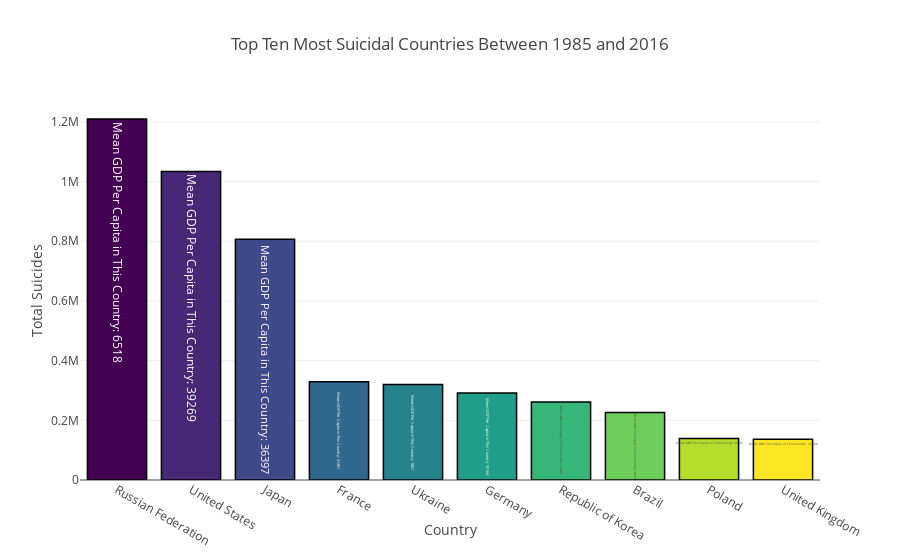

Source (notebook cell):
### Markdown cell above
<a id="4"></a> <br>
**4. Most Suicidal Countries and Their GDP Per Capitas**

Next plots are about most suicidal countries in this dataset. In first plot we will see total suicides between 1985 and 2016, at the second we will look into 8 years period.

### Code cell
most_suicides_country = masterdata[["country", "suicides_no"]]
countries = []
suicides= []
for i in most_suicides_country.country.unique():
    suicides.append(sum(most_suicides_country[most_suicides_country["country"]==i]["suicides_no"]))
    countries.append(i)
most_suicides_country = pd.DataFrame({"countries":countries, "suicides": suicides})
most_suicides_country.sort_values(by="suicides", inplace=True, ascending=False)
mean_gdp_per_capita = []
for c in most_suicides_country.countries[:10]:
    mean_gdp_per_capita.append(int(sum(masterdata[masterdata.country == c].gdp_per_capita)/len(masterdata[masterdata.country == c].gdp_per_capita)))
mean_gdp_per_capita = ["Mean GDP Per Capita in This Country: "+str(i) for i in mean_gdp_per_capita]
trace1 = go.Bar(
                x = most_suicides_country.countries[:10],
                y = most_suicides_country.suicides[:10],
                name = "citations",
                marker = dict(color=[0, 1, 2, 3, 4, 5, 6, 7, 8, 9],colorscale='Viridis',
                    line=dict(color='rgb(0,0,0)',width=1.5)),
                text=mean_gdp_per_capita)
data = [trace1]
layout = go.Layout(title='Top Ten Most Suicidal Countries Between 1985 and 2016',xaxis=dict(title="Country"), yaxis=dict(title="Total Suicides"))
fig = go.Figure(data = data, layout = layout)
plt.savefig("graph.png")
iplot(fig)

### Figure 1 — Plotly figure (JSON) as saved in the notebook; plotly's stock layout.template omitted (floating-point values rounded to 4 significant figures)
{"data": [{"marker": {"color": [0, 1, 2, 3, 4, 5, 6, 7, 8, 9], "colorscale": "Viridis", "line": {"color": "rgb(0,0,0)", "width": 1.5}}, "name": "citations", "text": ["Mean GDP Per Capita in This Country: 6518", "Mean GDP Per Capita in This Country: 39269", "Mean GDP Per Capita in This Country: 36397", "Mean GDP Per Capita in This Country: 31481", "Mean GDP Per Capita in This Country: 1867", "Mean GDP Per Capita in This Country: 35164", "Mean GDP Per Capita in This Country: 14801", "Mean GDP Per Capita in This Country: 6091", "Mean GDP Per Capita in This Country: 8146", "Mean GDP Per Capita in This Country: 31908"], "x": ["Russian Federation", "United States", "Japan", "France", "Ukraine", "Germany", "Republic of Korea", "Brazil", "Poland", "United Kingdom"], "y": [1209742, 1034013, 806902, 329127, 319950, 291262, 261730, 226613, 139098, 136805], "type": "bar", "uid": "fdd5d887-4949-46a3-ab98-387c58a12872"}], "layout": {"title": {"text": "Top Ten Most Suicidal Countries Between 1985 and 2016"}, "xaxis": {"title": {"text": "Country"}}, "yaxis": {"title": {"text": "Total Suicides"}}}}
